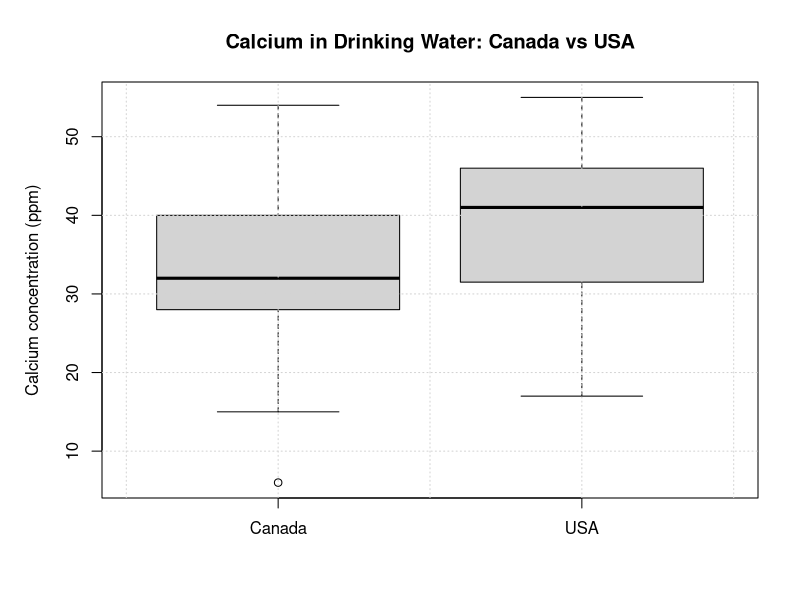
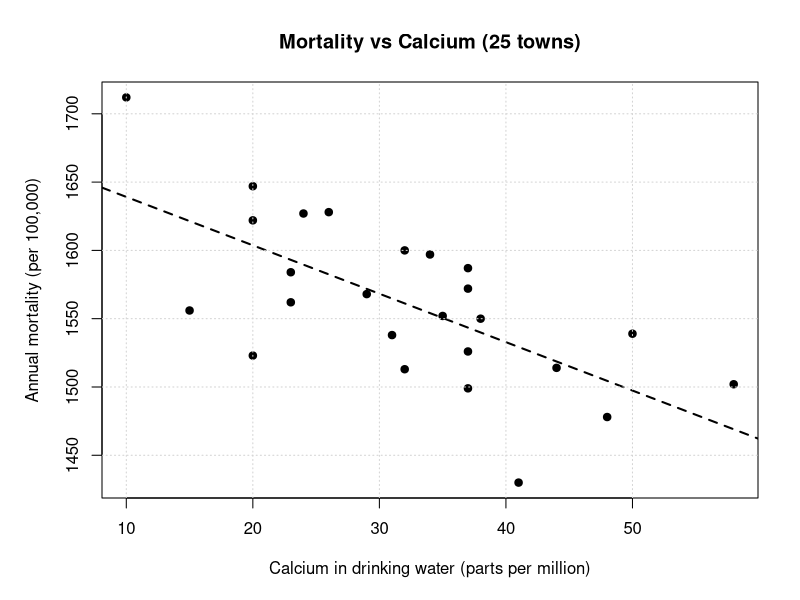

Recreate these plots in R, in order.

# Project setup
k <- 62  # assigned seed for project
set.seed(k)

dir.create("data", recursive = TRUE, showWarnings = FALSE)
dir.create("results/figures", recursive = TRUE, showWarnings = FALSE)

need <- c("data/x_canada.csv", "data/y_usa.csv", "data/mortality_calcium_25towns.csv")
missing <- need[!file.exists(need)]
if (length(missing)) {
  stop(
    "Missing input files:\n",
    paste0(" - ", missing, collapse = "\n"),
    "\nPlace them in the paths shown and re-run."
  )
}

# Load the data
# Part A data: two independent samples of calcium concentration
x_can <- read.csv("data/x_canada.csv", header = TRUE, check.names = FALSE)[[1]]
y_usa <- read.csv("data/y_usa.csv",   header = TRUE, check.names = FALSE)[[1]]

# Part B data: paired rows for mortality and calcium for 25 towns
m1 <- read.csv("data/mortality_calcium_25towns.csv", header = TRUE, check.names = FALSE)
if (ncol(m1) < 2) stop("Expected two columns in mortality_calcium_25towns.csv: mortality, calcium")
mortality <- m1[[1]]
calcium   <- m1[[2]]

# Part A: Compare means
# Aim: Test if mean calcium in Canada equals mean calcium in USA.
# Hypotheses:
#   H0: mu_CAN - mu_USA = 0
#   H1: mu_CAN - mu_USA != 0
# Test: Welch two-sample t-test (allows unequal variances), alpha = 0.05.
# Assumptions: independent random samples, and each sample is approximately normal.
#   We check approximate normality with Shapiro-Wilk (n=20 per group).

shap_can <- tryCatch(shapiro.test(x_can), error = function(e) NULL)
shap_usa <- tryCatch(shapiro.test(y_usa), error = function(e) NULL)

t_welch <- t.test(x_can, y_usa, alternative = "two.sided", var.equal = FALSE, conf.level = 0.95)
mean_diff <- mean(x_can) - mean(y_usa)

# Boxplot for visualisation
png("results/figures/boxplot_calcium_by_country.png", width = 900, height = 650, res = 120)
par(mar = c(5,5,4,2) + 0.1)
boxplot(list(Canada = x_can, USA = y_usa),
        ylab = "Calcium concentration (ppm)",
        main = "Calcium in Drinking Water: Canada vs USA")
grid()
dev.off()

# Part B: Mortality vs Calcium
# (a) Scatter plot with fitted least-squares line
png("results/figures/scatter_mortality_calcium.png", width = 900, height = 650, res = 120)
par(mar = c(5,5,4,2) + 0.1)
plot(calcium, mortality,
     xlab = "Calcium in drinking water (parts per million)",
     ylab = "Annual mortality (per 100,000)",
     main = "Mortality vs Calcium (25 towns)",
     pch = 19)
abline(lm(mortality ~ calcium), lty = 2, lwd = 2)
grid()
dev.off()

# (b) Test H0: rho = 0 vs H1: rho != 0 using Pearson correlation
cor_pearson <- cor.test(mortality, calcium, method = "pearson")

# (c) Regression of mortality on calcium, and 95% prediction interval at calcium = 40 parts per million
fit <- lm(mortality ~ calcium)
pred40 <- predict(fit, newdata = data.frame(calcium = 40),
                  interval = "prediction", level = 0.95)

# Reliability note: report whether x=40 is inside observed range
calcium_range <- range(calcium, na.rm = TRUE)
inside_range <- (40 >= calcium_range[1] && 40 <= calcium_range[2])

# -------------------------- Report (plain text) ------------------------------
sink("results/summary.txt"); on.exit(sink(), add = TRUE)

cat("Statistics Project: Water hardness (calcium) and mortality\n")
cat("Author: Ethan Milne   |   k =", k, "\n\n")

cat("Q1. How to obtain random samples (concise plan)\n")
cat(" - Define sampling frame: list of all large towns in Canada and in the USA.\n")
cat(" - Use simple random sampling to select 20 towns per country, each town equally likely.\n")
cat(" - Collect drinking-water samples in the same way at each selected town, then assay calcium (parts per million).\n\n")

cat("Q2. Compare calcium means in Canada vs USA\n")
cat("Hypotheses: H0: mu_CAN - mu_USA = 0 ; H1: not equal\n")
cat(sprintf("Mean(Canada) = %.3f ppm; SD = %.3f; n = %d\n", mean(x_can), sd(x_can), length(x_can)))
cat(sprintf("Mean(USA)    = %.3f ppm; SD = %.3f; n = %d\n", mean(y_usa), sd(y_usa), length(y_usa)))
cat(sprintf("Mean difference (CAN - USA) = %.3f ppm\n", mean_diff))
cat(sprintf("Welch t-test: t = %.3f, df = %.1f, p = %.4f; 95%% CI: [%.3f, %.3f]\n",
            unname(t_welch$statistic), unname(t_welch$parameter), t_welch$p.value,
            t_welch$conf.int[1], t_welch$conf.int[2]))
if (!is.null(shap_can) && !is.null(shap_usa)) {
  cat(sprintf("Normality checks (Shapiro-Wilk): Canada p = %.3f, USA p = %.3f (p>0.05 supports approximate normality).\n",
              shap_can$p.value, shap_usa$p.value))
}
cat("Conclusion: At alpha = 0.05, ")
if (t_welch$p.value < 0.05) {
  cat("reject H0, there is evidence of a difference in mean calcium between Canada and the USA.\n\n")
} else {
  cat("fail to reject H0, insufficient evidence of a difference in mean calcium between Canada and the USA.\n\n")
}

cat("Q3. Mortality vs Calcium (n = 25 towns)\n")
cat("(a) Scatter plot saved to results/figures/scatter_mortality_calcium.png\n")
cat(sprintf("(b) Pearson correlation: r = %.3f, p = %.4f (H0: rho = 0)\n",
            unname(cor_pearson$estimate), cor_pearson$p.value))
cat("Interpretation: p<0.05 indicates evidence of linear association; sign of r shows direction.\n")
cat("(c) Linear regression of mortality on calcium:\n")
s <- summary(fit)
cat(sprintf("  mortality = %.3f + (%.3f) * calcium\n",
            coef(fit)[1], coef(fit)[2]))
cat(sprintf("  Slope p-value = %.4f; R-squared = %.3f\n",
            s$coefficients["calcium","Pr(>|t|)"], s$r.squared))
cat(sprintf("  Prediction at calcium = 40 ppm (95%% PI): fit = %.2f, lower = %.2f, upper = %.2f\n",
            pred40[1], pred40[2], pred40[3]))
cat(sprintf("  Reliability note: 40 ppm is %s the observed calcium range [%.1f, %.1f].\n",
            if (inside_range) "inside" else "outside", calcium_range[1], calcium_range[2]))
cat("  Predictions are more reliable for towns with calcium within the observed range and when residuals are roughly homoscedastic and normal.\n\n")

cat("Files written:\n")
cat(" - results/figures/boxplot_calcium_by_country.png\n")
cat(" - results/figures/scatter_mortality_calcium.png\n")
cat(" - results/summary.txt\n")
sink()

